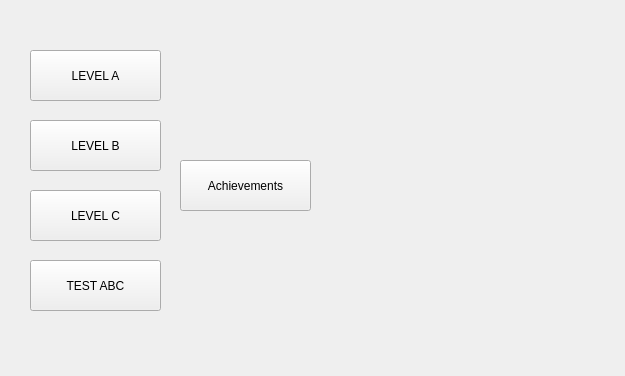
<?xml version="1.0" encoding="UTF-8"?>
<ui version="4.0">
 <class>menu</class>
 <widget class="QWidget" name="menu">
  <property name="geometry">
   <rect>
    <x>0</x>
    <y>0</y>
    <width>625</width>
    <height>376</height>
   </rect>
  </property>
  <property name="windowTitle">
   <string>Widget</string>
  </property>
  <widget class="QLabel" name="label">
   <property name="geometry">
    <rect>
     <x>0</x>
     <y>-50</y>
     <width>711</width>
     <height>451</height>
    </rect>
   </property>
   <property name="text">
    <string/>
   </property>
   <property name="pixmap">
    <pixmap>../ABC_foto/meny.jpg</pixmap>
   </property>
  </widget>
  <widget class="QPushButton" name="pushButton">
   <property name="geometry">
    <rect>
     <x>30</x>
     <y>50</y>
     <width>131</width>
     <height>51</height>
    </rect>
   </property>
   <property name="text">
    <string>LEVEL A</string>
   </property>
  </widget>
  <widget class="QPushButton" name="pushButton_2">
   <property name="geometry">
    <rect>
     <x>30</x>
     <y>120</y>
     <width>131</width>
     <height>51</height>
    </rect>
   </property>
   <property name="text">
    <string>LEVEL B</string>
   </property>
  </widget>
  <widget class="QPushButton" name="pushButton_3">
   <property name="geometry">
    <rect>
     <x>30</x>
     <y>190</y>
     <width>131</width>
     <height>51</height>
    </rect>
   </property>
   <property name="text">
    <string>LEVEL C</string>
   </property>
  </widget>
  <widget class="QPushButton" name="pushButton_4">
   <property name="geometry">
    <rect>
     <x>30</x>
     <y>260</y>
     <width>131</width>
     <height>51</height>
    </rect>
   </property>
   <property name="text">
    <string>TEST ABC</string>
   </property>
  </widget>
  <widget class="QPushButton" name="pushButton_5">
   <property name="geometry">
    <rect>
     <x>180</x>
     <y>160</y>
     <width>131</width>
     <height>51</height>
    </rect>
   </property>
   <property name="text">
    <string>Achievements</string>
   </property>
  </widget>
 </widget>
 <resources/>
 <connections/>
</ui>
